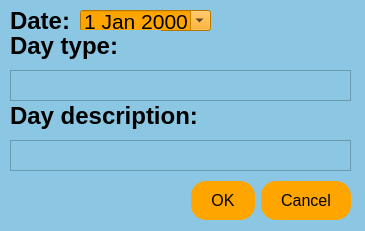
<?xml version="1.0" encoding="UTF-8"?>
<ui version="4.0">
 <class>day_type</class>
 <widget class="QDialog" name="day_type">
  <property name="geometry">
   <rect>
    <x>0</x>
    <y>0</y>
    <width>365</width>
    <height>231</height>
   </rect>
  </property>
  <property name="windowTitle">
   <string>Date insertion</string>
  </property>
  <property name="styleSheet">
   <string notr="true">QWidget {
    background-color: #8BC6E2;
}</string>
  </property>
  <widget class="QDialogButtonBox" name="buttonBox">
   <property name="geometry">
    <rect>
     <x>190</x>
     <y>170</y>
     <width>161</width>
     <height>61</height>
    </rect>
   </property>
   <property name="styleSheet">
    <string notr="true">QButtonBox {
    background-color: #f0f0f0; /* Set the background color for the entire box */
    border: 1px solid #ccc; /* Set a border for the entire box */
    padding: 10px; /* Set padding for the entire box */
}

/* Style the individual QPushButton elements inside the QButtonBox */
QPushButton {
    background-color: orange; /* Set button background color */
    color: black; /* Set button text color */
    border-radius: 15px; /* Set button border radius */
    padding: 10px 20px; /* Set button padding */
    font-size: 16px; /* Set button font size */
    font-family: &quot;Arial Narrow&quot;, sans-serif; /* Set button font family */
}
QPushButton:pressed {
    background-color: darkorange; /* Change color when button is pressed */
}</string>
   </property>
   <property name="orientation">
    <enum>Qt::Horizontal</enum>
   </property>
   <property name="standardButtons">
    <set>QDialogButtonBox::Cancel|QDialogButtonBox::Ok</set>
   </property>
  </widget>
  <widget class="QLabel" name="label">
   <property name="geometry">
    <rect>
     <x>10</x>
     <y>100</y>
     <width>191</width>
     <height>31</height>
    </rect>
   </property>
   <property name="font">
    <font>
     <family>Arial</family>
     <pointsize>-1</pointsize>
     <bold>true</bold>
    </font>
   </property>
   <property name="styleSheet">
    <string notr="true">QLabel {
    font-family: Arial, sans-serif;
    font-size: 24px;
    font-weight: bold;
    color: black;
}</string>
   </property>
   <property name="text">
    <string>Day description:</string>
   </property>
  </widget>
  <widget class="QTextEdit" name="day_desc_textedit">
   <property name="geometry">
    <rect>
     <x>10</x>
     <y>140</y>
     <width>341</width>
     <height>31</height>
    </rect>
   </property>
   <property name="styleSheet">
    <string notr="true">QTextEdit {
    color: black;
}</string>
   </property>
  </widget>
  <widget class="QLabel" name="label_2">
   <property name="geometry">
    <rect>
     <x>10</x>
     <y>10</y>
     <width>61</width>
     <height>21</height>
    </rect>
   </property>
   <property name="font">
    <font>
     <family>Arial</family>
     <pointsize>-1</pointsize>
     <bold>true</bold>
    </font>
   </property>
   <property name="styleSheet">
    <string notr="true">QLabel {
    font-family: Arial, sans-serif;
    font-size: 24px;
    font-weight: bold;
    color: black;
}</string>
   </property>
   <property name="text">
    <string>Date:</string>
   </property>
  </widget>
  <widget class="QDateEdit" name="dateEdit">
   <property name="geometry">
    <rect>
     <x>80</x>
     <y>10</y>
     <width>131</width>
     <height>21</height>
    </rect>
   </property>
   <property name="font">
    <font>
     <pointsize>16</pointsize>
    </font>
   </property>
   <property name="styleSheet">
    <string notr="true">QDateEdit{
	background-color:orange;
	color:black;
}</string>
   </property>
   <property name="calendarPopup">
    <bool>true</bool>
   </property>
  </widget>
  <widget class="QLabel" name="label_3">
   <property name="geometry">
    <rect>
     <x>10</x>
     <y>30</y>
     <width>151</width>
     <height>31</height>
    </rect>
   </property>
   <property name="font">
    <font>
     <family>Arial</family>
     <pointsize>-1</pointsize>
     <bold>true</bold>
    </font>
   </property>
   <property name="styleSheet">
    <string notr="true">QLabel {
    font-family: Arial, sans-serif;
    font-size: 24px;
    font-weight: bold;
    color: black;
}</string>
   </property>
   <property name="text">
    <string>Day type:</string>
   </property>
  </widget>
  <widget class="QTextEdit" name="day_type_textedit">
   <property name="geometry">
    <rect>
     <x>10</x>
     <y>70</y>
     <width>341</width>
     <height>31</height>
    </rect>
   </property>
   <property name="styleSheet">
    <string notr="true">QTextEdit {
    color: black;
}</string>
   </property>
  </widget>
 </widget>
 <resources/>
 <connections>
  <connection>
   <sender>buttonBox</sender>
   <signal>accepted()</signal>
   <receiver>day_type</receiver>
   <slot>accept()</slot>
   <hints>
    <hint type="sourcelabel">
     <x>248</x>
     <y>254</y>
    </hint>
    <hint type="destinationlabel">
     <x>157</x>
     <y>274</y>
    </hint>
   </hints>
  </connection>
  <connection>
   <sender>buttonBox</sender>
   <signal>rejected()</signal>
   <receiver>day_type</receiver>
   <slot>reject()</slot>
   <hints>
    <hint type="sourcelabel">
     <x>316</x>
     <y>260</y>
    </hint>
    <hint type="destinationlabel">
     <x>286</x>
     <y>274</y>
    </hint>
   </hints>
  </connection>
 </connections>
</ui>
